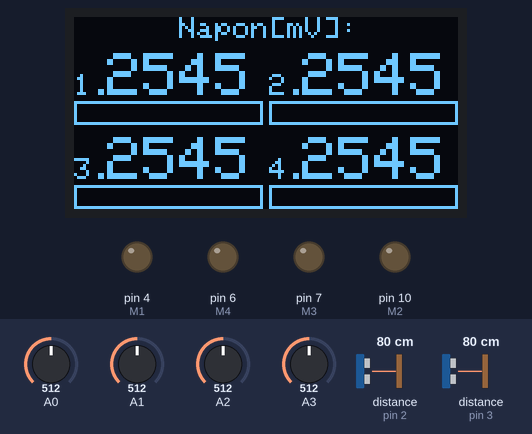
Simulated run of this sketch. Board: Arduino Uno, built with avr-gcc and run on an emulated ATmega328P. Shown: 128×64 one-colour display, output pins drawn as LEDs (lit = HIGH). Wiring (inferred from the names in the program): 2 × range finder with pulse-width output: data pin 2 / data pin 3. The test bench sets the inputs (shaded band); at power-on: A0 = 512, A1 = 512, A2 = 512, A3 = 512, distance to the obstacle (sensors on pin 2, pin 3) 80 cm.

Above: at 1.2 s.
1.3 s: A0 set to 716
At 4.2 s:
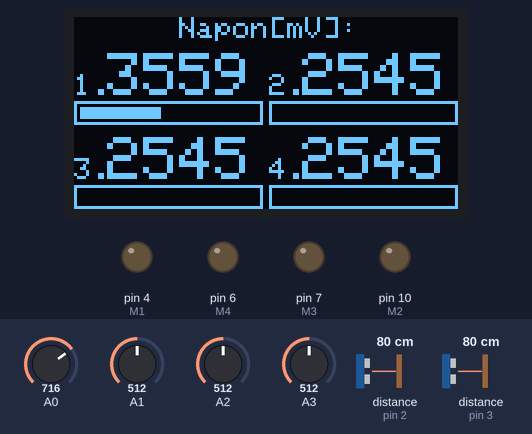
4.3 s: A1 set to 716
At 5.8 s:
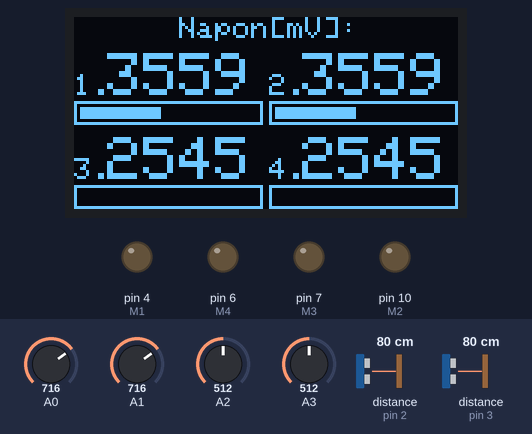
7.3 s: A2 set to 716
At 9.1 s:
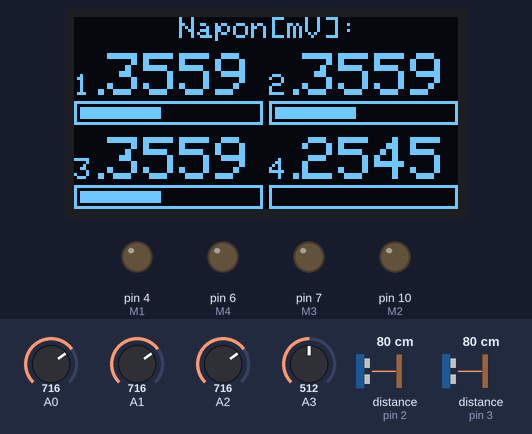
10.2 s: A3 set to 716
At 10.9 s:
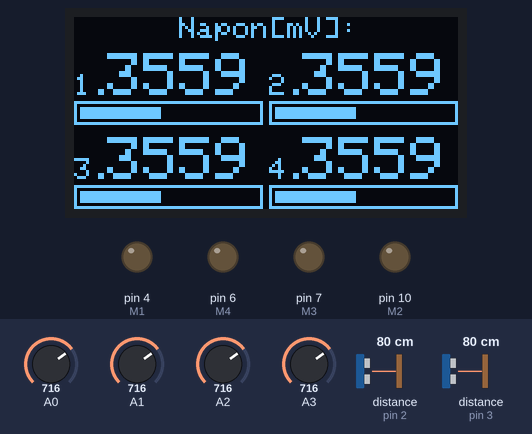
12.6 s: A0 set to 992
At 14.0 s:
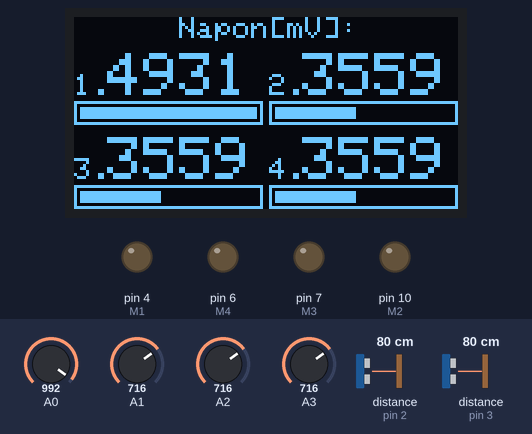
15.0 s: A1 set to 992
At 15.7 s:
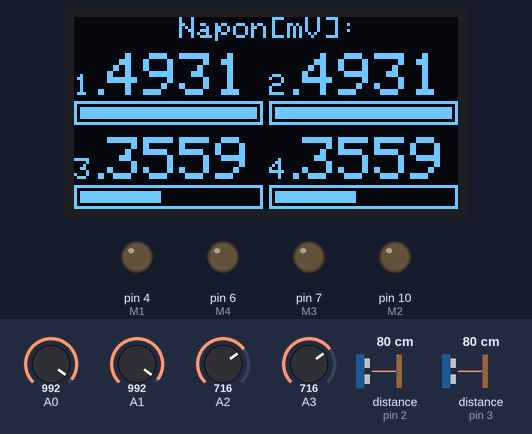
Timing chart, 0 to 18.0 s (numbered marks = the images above; inputs shaded):
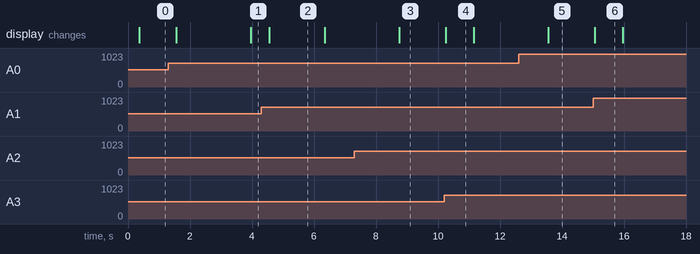

The sketch:

ArduinoCode.ino
```cpp
#include <Wire.h>
#include <Adafruit_GFX.h>
#include <Adafruit_SH110X.h>

#define buzzer 5

#define M1 4          //MOSFET1
#define M2 10         //MOSFET2
#define M3 7          //MOSFET3
#define M4 6          //MOSFET4
#define buttonPin1 3
#define buttonPin2 2

#define BAT1AI  0        //BAT1AI analog input
#define BAT2AI  1        //BAT2AI analog input
#define BAT3AI  2        //BAT3AI analog input
#define BAT4AI  3        //BAT4AI analog input

#define voltage 3700

bool BAT1DC = false;
bool BAT2DC = false;
bool BAT3DC = false;
bool BAT4DC = false;

bool buzzing = false;
bool buzzing2 = false;

uint16_t struja = 0;
uint8_t screen = 1;

uint16_t bat1Voltage = 0;
uint16_t bat2Voltage = 0;
uint16_t bat3Voltage = 0;
uint16_t bat4Voltage = 0;

uint8_t brojacIspis = 1;
uint16_t brojacMjerenje = 1;

uint32_t loopInterval = 50;
uint32_t previousMillis = 0;
uint32_t currentMillis = 0;
uint8_t buzzerBrojac = 0;

bool mjerenje = true;

#define SCREEN_WIDTH 128 // OLED display width, in pixels
#define SCREEN_HEIGHT 64 // OLED display height, in pixels
#define i2c_Address 0x3c //initialize with the I2C addr 0x3C Typically eBay OLED's
#define OLED_RESET -1   //   QT-PY / XIAO
Adafruit_SH1106G display = Adafruit_SH1106G(SCREEN_WIDTH, SCREEN_HEIGHT, &Wire, OLED_RESET);


void setup() {

  Serial.begin(9600);

  pinMode(buzzer, OUTPUT);
  pinMode(M1, OUTPUT);
  pinMode(M2, OUTPUT);
  pinMode(M3, OUTPUT);
  pinMode(M4, OUTPUT);

  pinMode(buttonPin1, INPUT_PULLUP);
  pinMode(buttonPin2, INPUT_PULLUP);

  digitalWrite(M1, BAT1DC);
  digitalWrite(M2, BAT2DC);
  digitalWrite(M3, BAT3DC);
  digitalWrite(M4, BAT4DC);

  attachInterrupt(digitalPinToInterrupt(buttonPin1), tipkalo1, FALLING);
  attachInterrupt(digitalPinToInterrupt(buttonPin2), tipkalo2, FALLING);

  if (!display.begin(i2c_Address, true)) { // Address 0x3D for 128x64
    Serial.println(F("SSD1306 allocation failed"));
    for (;;);
  }

  display.cp437(true);
  display.clearDisplay();
  display.setTextColor(SH110X_WHITE);
  display.display();
}

void loop() {

  currentMillis = millis();

  if ((currentMillis - previousMillis) >= loopInterval) { // 50 ms

    brojacIspis++;
    brojacMjerenje++;
    buzzerBrojac++;

    if (buzzerBrojac >= 10 && buzzing) {
      if (buzzing2) tone(buzzer, 500);
      else noTone(buzzer);
      buzzing2 = !buzzing2;
      buzzerBrojac = 0;
    }

    if (brojacIspis >= 7) { //300 ms

      bat1Voltage = getVoltage(BAT1AI);
      bat2Voltage = getVoltage(BAT2AI);
      bat3Voltage = getVoltage(BAT3AI);
      bat4Voltage = getVoltage(BAT4AI);

      ispis(screen);
      brojacIspis = 1;
    }
    if (brojacMjerenje >= 1200) { //
      mjerenje = true;

      digitalWrite(M1, false);
      digitalWrite(M2, false);
      digitalWrite(M3, false);
      digitalWrite(M4, false);

      brojacMjerenje = 1;
    }
    if (mjerenje == true && brojacMjerenje > 200) {
      mjerenje = false;
      if (getVoltage(BAT1AI) > voltage) BAT1DC = true;
      else BAT1DC = false;
      if (getVoltage(BAT2AI) > voltage) BAT2DC = true;
      else BAT2DC = false;
      if (getVoltage(BAT3AI) > voltage) BAT3DC = true;
      else BAT3DC = false;
      if (getVoltage(BAT4AI) > voltage) BAT4DC = true;
      else BAT4DC = false;

      if (((getVoltage(BAT1AI) < voltage) && (getVoltage(BAT1AI) > 1000)) || ((getVoltage(BAT2AI) < voltage) && (getVoltage(BAT2AI) > 1000)) || ((getVoltage(BAT3AI) < voltage) && (getVoltage(BAT3AI) > 1000)) || ((getVoltage(BAT4AI) < voltage)  && (getVoltage(BAT4AI) > 1000))) {
        buzzing = true;
      }

      digitalWrite(M1, BAT1DC);
      digitalWrite(M2, BAT2DC);
      digitalWrite(M3, BAT3DC);
      digitalWrite(M4, BAT4DC);
    }

    previousMillis = currentMillis;
  }

  //  tone(buzzer, 500); // Send 1KHz sound signal...
  //  delay(100);        // ...for 1 sec
  //  noTone(buzzer);     // Stop sound...
  //  delay(100);        // ...for 1sec


}

int getVoltage (int pin) {
  int napon = 0;
  for (int i = 0; i < 30; i++) {
    napon += analogRead(pin);
  }
  napon = napon / 30.0;
  napon = napon * 5086.0 / 1023.0; //5V regulator napon daje cca 5.086V
  return napon;
}

void tipkalo1() {

  screen++;

  if (screen == 3) screen = 1;
}

void tipkalo2() {

  BAT1DC = false;
  BAT2DC = false;
  BAT3DC = false;
  BAT4DC = false;

  digitalWrite(M1, BAT1DC);
  digitalWrite(M2, BAT2DC);
  digitalWrite(M3, BAT3DC);
  digitalWrite(M4, BAT4DC);

  mjerenje = true;
  brojacMjerenje = 0;

  buzzing = false;
  buzzerBrojac = 0;
  noTone(buzzer);

}

void ispis(int screen) {

  display.clearDisplay();

  if (screen == 1) {
    screen1();
  }
  else if (screen == 2) {
    screen2();
  }

  display.display();
}

void screen1() {

  display.setCursor(35, 0);
  display.setTextSize(1);
  display.print("Napon[mV]:");

  //1
  display.drawRect(0, 28, 63, 8, SH110X_WHITE);

  //2
  display.drawRect(65, 28, 63, 8, SH110X_WHITE);

  //3
  display.drawRect(0, 56, 63, 8, SH110X_WHITE);

  //4
  display.drawRect(65, 56, 63, 8, SH110X_WHITE);

  display.setCursor(0, 11);
  display.setTextSize(1);
  if (BAT1DC) display.write(0x10);

  display.setCursor(0, 19);
  display.print("1.");
  display.setCursor(11, 12);
  display.setTextSize(2);
  if (bat1Voltage < 500) bat1Voltage = 0;
  display.print(bat1Voltage);
  float postotak = (49.17 * bat1Voltage / 1000.0) - 147.5;
  if (postotak > 59) postotak = 59;
  else if (postotak < 0) postotak = 0;
  display.fillRect(2, 30, postotak, 4, SH110X_WHITE); // pocX, pocY, velX, velY //velX min 0, max 59

  display.setCursor(65, 11);
  display.setTextSize(1);
  if (BAT2DC) display.write(0x10);

  display.setCursor(65, 19);
  display.print("2.");
  display.setCursor(76, 12);
  display.setTextSize(2);
  display.print(bat2Voltage);
  postotak = (49.17 * bat2Voltage / 1000.0) - 147.5;
  if (postotak > 59) postotak = 59;
  else if (postotak < 0) postotak = 0;
  display.fillRect(67, 30, postotak, 4, SH110X_WHITE); // pocX, pocY, velX, velY //velX min 0, max 59

  display.setCursor(0, 39);
  display.setTextSize(1);
  if (BAT3DC) display.write(0x10);

  display.setCursor(0, 47);
  display.print("3.");
  display.setCursor(11, 40);
  display.setTextSize(2);
  display.print(bat3Voltage);
  postotak = (49.17 * bat3Voltage / 1000.0) - 147.5;
  if (postotak > 59) postotak = 59;
  else if (postotak < 0) postotak = 0;
  display.fillRect(2, 58, postotak, 4, SH110X_WHITE); // pocX, pocY, velX, velY //velX min 0, max 59

  display.setCursor(65, 39);
  display.setTextSize(1);
  if (BAT4DC) display.write(0x10);

  display.setCursor(65, 47);
  display.print("4.");
  display.setCursor(76, 40);
  display.setTextSize(2);
  display.print(bat4Voltage);
  postotak = (49.17 * bat4Voltage / 1000.0) - 147.5;
  if (postotak > 59) postotak = 59;
  else if (postotak < 0) postotak = 0;
  display.fillRect(67, 58, postotak, 4, SH110X_WHITE); // pocX, pocY, velX, velY //velX min 0, max 59

}

void screen2() {

  display.setCursor(35, 0);
  display.setTextSize(1);
  display.print("Struja[mA]:");

  //1
  display.drawRect(0, 28, 63, 8, SH110X_WHITE);

  //2
  display.drawRect(65, 28, 63, 8, SH110X_WHITE);

  //3
  display.drawRect(0, 56, 63, 8, SH110X_WHITE);

  //4
  display.drawRect(65, 56, 63, 8, SH110X_WHITE);

  display.setCursor(0, 11);
  display.setTextSize(1);
  if (BAT1DC) display.write(0x10);

  display.setCursor(0, 19);
  display.print("1.");
  display.setCursor(11, 12);
  display.setTextSize(2);
  if (BAT1DC) struja = bat1Voltage / 3.3;
  else struja = 0;
  display.print(struja);
  float postotak = (49.17 * bat1Voltage / 1000.0) - 147.5;
  if (postotak > 59) postotak = 59;
  else if (postotak < 0) postotak = 0;
  if (BAT1DC) display.fillRect(2, 30, postotak, 4, SH110X_WHITE); // pocX, pocY, velX, velY //velX min 0, max 59

  display.setCursor(65, 11);
  display.setTextSize(1);
  if (BAT2DC) display.write(0x10);

  display.setCursor(65, 19);
  display.print("2.");
  display.setCursor(76, 12);
  display.setTextSize(2);
  if (BAT2DC) struja = bat2Voltage / 3.3;
  else struja = 0;
  display.print(struja);
  postotak = (49.17 * bat2Voltage / 1000.0) - 147.5;
  if (postotak > 59) postotak = 59;
  else if (postotak < 0) postotak = 0;
  if (BAT2DC) display.fillRect(67, 30, postotak, 4, SH110X_WHITE); // pocX, pocY, velX, velY //velX min 0, max 59

  display.setCursor(0, 39);
  display.setTextSize(1);
  if (BAT3DC) display.write(0x10);

  display.setCursor(0, 47);
  display.print("3.");
  display.setCursor(11, 40);
  display.setTextSize(2);
  if (BAT3DC) struja = bat3Voltage / 3.3;
  else struja = 0;
  display.print(struja);
  postotak = (49.17 * bat3Voltage / 1000.0) - 147.5;
  if (postotak > 59) postotak = 59;
  else if (postotak < 0) postotak = 0;
  if (BAT3DC) display.fillRect(2, 58, postotak, 4, SH110X_WHITE); // pocX, pocY, velX, velY //velX min 0, max 59

  display.setCursor(65, 39);
  display.setTextSize(1);
  if (BAT4DC) display.write(0x10);

  display.setCursor(65, 47);
  display.print("4.");
  display.setCursor(76, 40);
  display.setTextSize(2);
  if (BAT4DC) struja = bat4Voltage / 3.3;
  else struja = 0;
  display.print(struja);
  postotak = (49.17 * bat4Voltage / 1000.0) - 147.5;
  if (postotak > 59) postotak = 59;
  else if (postotak < 0) postotak = 0;
  if (BAT4DC) display.fillRect(67, 58, postotak, 4, SH110X_WHITE); // pocX, pocY, velX, velY //velX min 0, max 59

}
```

Measured:
- after the input at 1.3 s, the display: first differs from a run without the input after 2.7 s (image 1)
- after the input at 4.3 s, the display: changes after 0.25 s (image 2)
- after the input at 7.3 s, the display: changes after 1.5 s (image 3)
- after the input at 10.2 s, the display: changes after 0.06 s (image 4)
- after the input at 12.6 s, the display: changes after 0.96 s (image 5)
- after the input at 15.0 s, the display: changes after 0.06 s (image 6)
- what the display in image 2 shows lasts 1.8 s, from 4.6 s to 6.4 s
